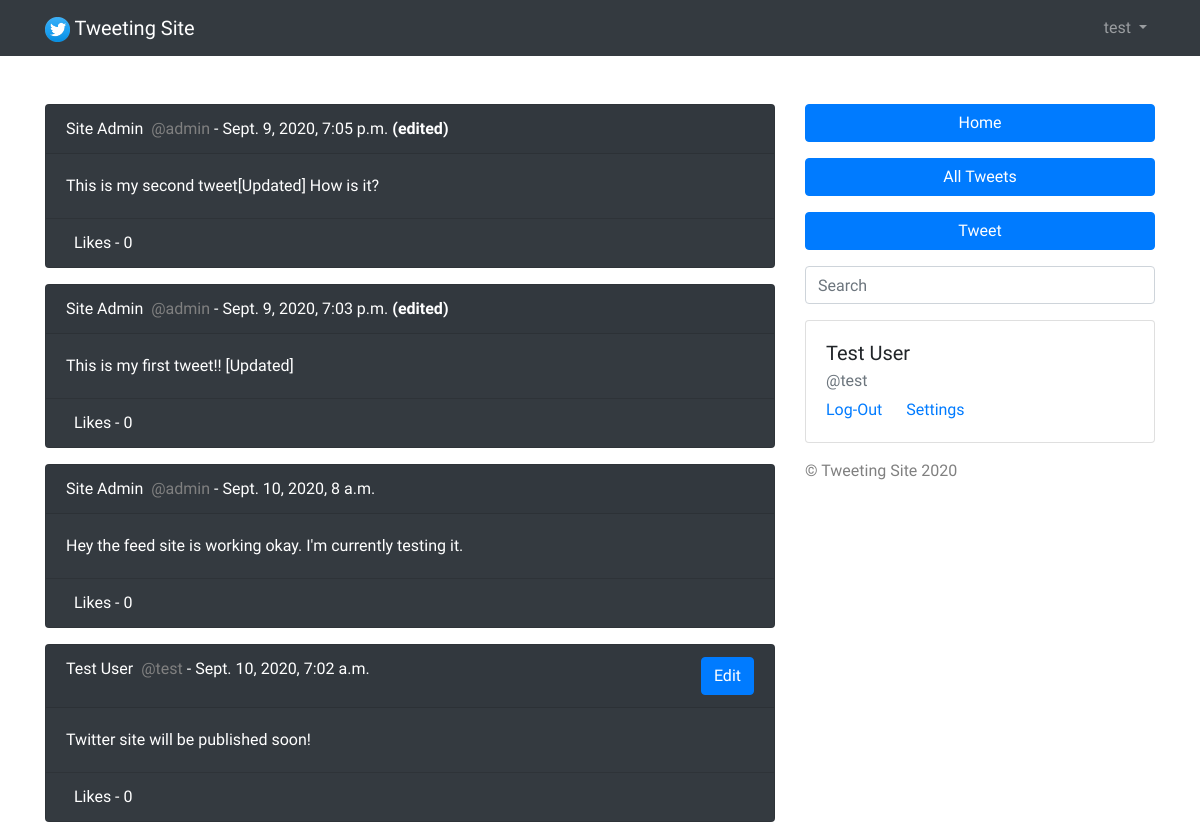
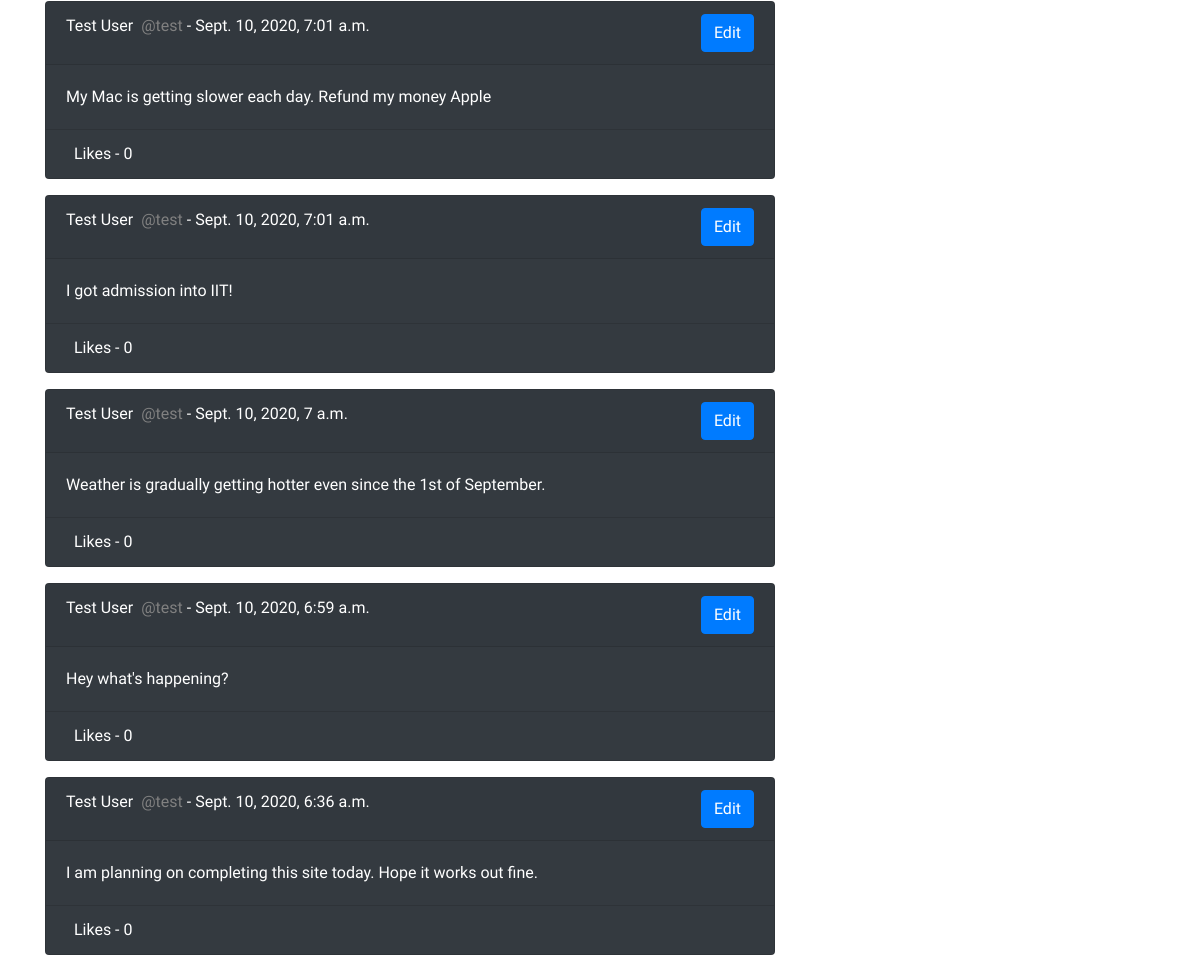
Before: /feed/ (signed in) with the older database file (2 pictures, top to bottom).
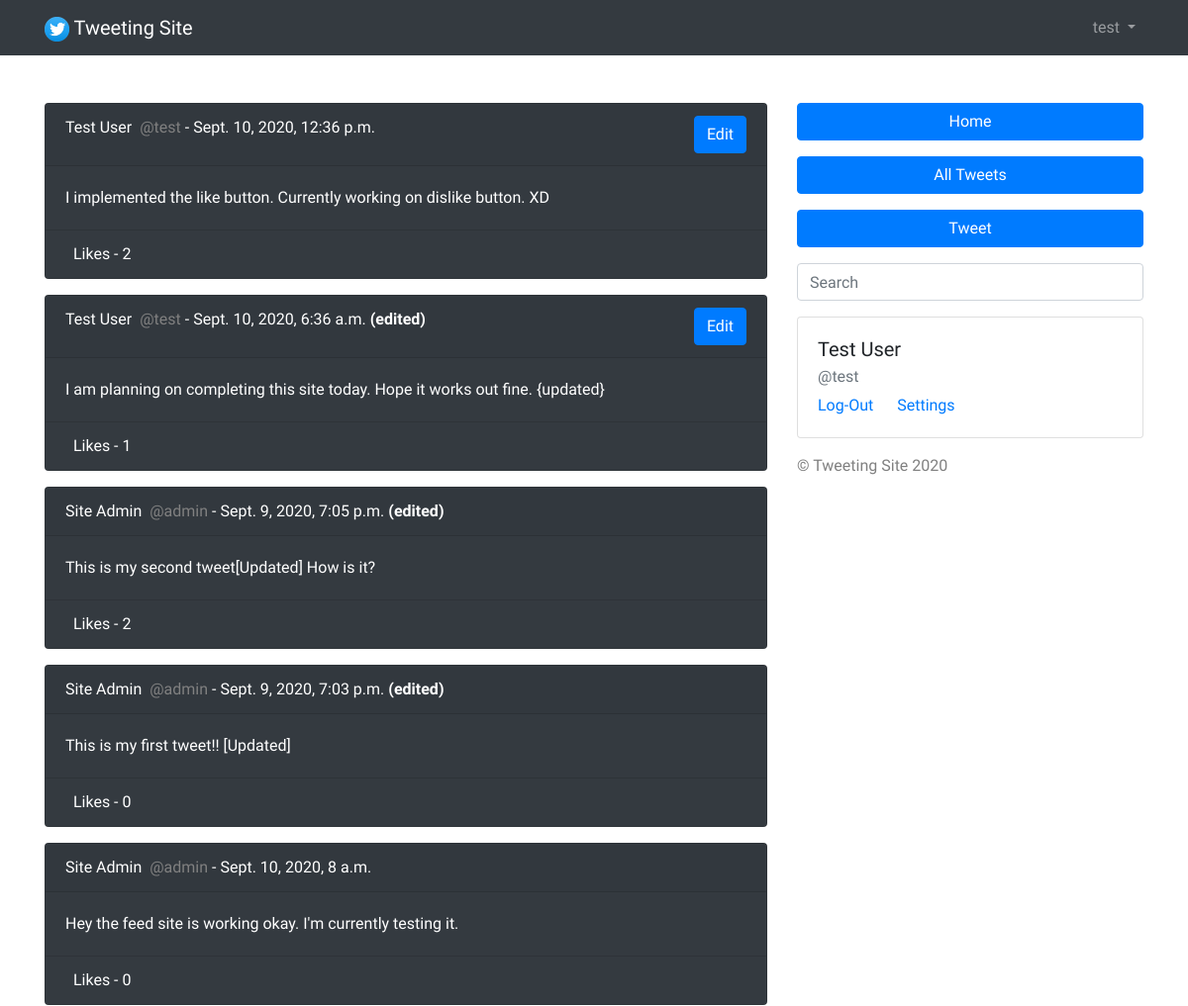
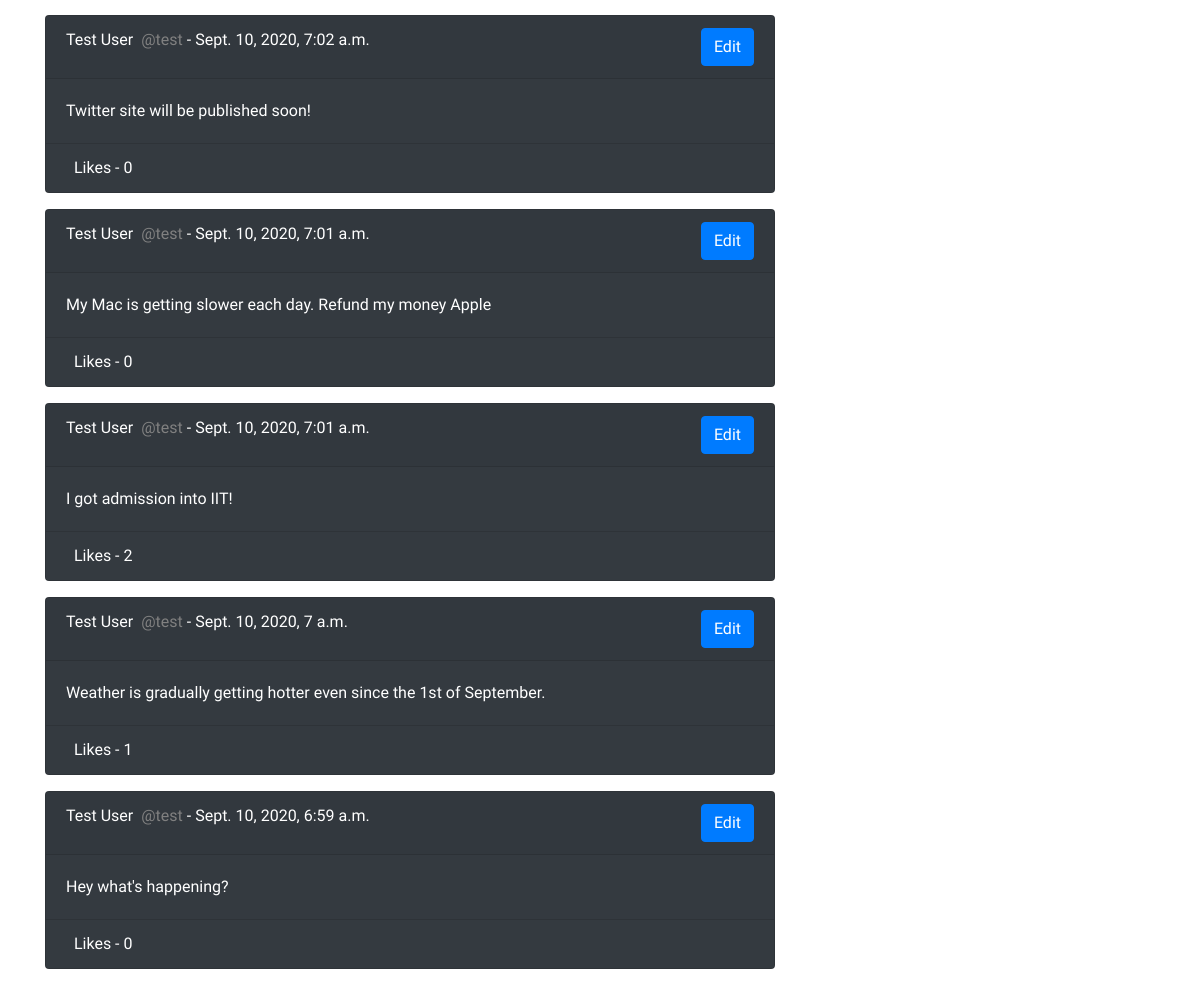
After: the same page with the newer database file (2 pictures, top to bottom).
### user/models.py (models this page shows)
class CustomUser(AbstractUser):
    def __str__(self):
        return self.username

### feed/models.py (models this page shows, shortened)
class Tweet(models.Model):
    body = models.TextField(max_length=255, null=False, blank=False)
    date_published = models.DateTimeField(auto_now_add=True, verbose_name='date published')
    date_updated = models.DateTimeField(auto_now=True, verbose_name='date updated')
    author = models.ForeignKey(settings.AUTH_USER_MODEL, on_delete=models.CASCADE)
    likes = models.ManyToManyField(settings.AUTH_USER_MODEL, related_name='tweets')
    slug = models.SlugField(blank=True, unique=True)

### feed/views.py (the view)
# urls.py: path('', feed_view, name='feed'),
def feed_view(request):
    context = {}
    query = ""
    if request.GET:
        query = request.GET['q']
        context['query'] = str(query)
    tweets = sorted(get_tweet_queryset(query), key=attrgetter('date_updated'), reverse=True)
    context['tweets'] = tweets
    return render(request, 'feed/feed.html', context)

### feed/views.py (called while the page is built)
def get_tweet_queryset(query=None):
    queryset = []
    print(type(query))
    queries = query.split(" ")
    for q in queries:
        posts = Tweet.objects.filter(
            Q(body__icontains=q) |
            Q(author__username__icontains=q) |
            Q(author__first_name__icontains=q) |
            Q(author__last_name__icontains=q)
        ).distinct()
        for post in posts:
            queryset.append(post)
    return list(set(queryset))

### feed/templates/feed/feed.html
{% extends 'base.html' %}
{% load static %}
{% block content %}
<div class="container mt-5">
<div class="row">
    <div class="col-8">
        {% if tweets %}
        {% for item in tweets %}
            <div>
                {% include 'feed/tweet_snippet.html' with tweet=item %}
            </div>
        {% endfor %}
        {% else %}
            <div>
                {% include 'feed/tweet_snippet.html' with query=query %}
            </div>
        {% endif %}
    </div>
    <div class="col-4">
        {% include 'feed/sidebar.html' %}
    </div>
</div>
</div>
{% endblock %}

### templates/base.html (shortened to what this page needs)
{% load static %}
<!DOCTYPE html>
<html>
  <head>
    <link rel="stylesheet" href="https://stackpath.bootstrapcdn.com/bootstrap/4.5.2/css/bootstrap.min.css">
    <link rel="stylesheet" href="{% static 'css/style.css' %}">
  </head>
  <body>
    {% if user.is_authenticated %}
     {% include 'navbar.html' %}
    {% endif %}
    {% block body %}
    {% block content %}
    {% endblock %}
    {% endblock %}
  </body>
</html>

### templates/navbar.html (shortened to what this page needs)
{% load static %}
{% if user.is_authenticated %}
<nav class="navbar navbar-expand-lg navbar-dark bg-dark">
  <div class="container">
  <a class="navbar-brand" href="{% url 'home' %}">
    <img src="{% static 'images/logo.png' %}" alt="" height="25px" width="25px">
    Tweeting Site
  </a>
  <div class="collapse navbar-collapse" id="navbarNavDropdown">
    <ul class="navbar-nav ml-auto">
      <li class="nav-item dropdown">
        <a class="nav-link dropdown-toggle" href="#" id="navbarDropdownMenuLink" role="button" data-toggle="dropdown" aria-haspopup="true" aria-expanded="false">
          {{ user.username }}
        </a>
      </li>
    </ul>
  </div>
  </div>
</nav>
{% endif %}

### feed/templates/feed/tweet_snippet.html (shortened to what this page needs)
{% if tweets %}
<div class="container">
    <div class="row">
        <div class="card text-white bg-dark mb-3" style="width: 100%;">
            <div class="card-header">{{tweet.author.first_name}} {{tweet.author.last_name}}&nbsp;&nbsp;<span style="color: gray;">@{{tweet.author.username}}</span> - {{tweet.date_published}}
                {% if tweet.date_published|date:"YmdHis" < tweet.date_updated|date:"YmdHis" %}
                    <b>(edited)</b>
                {% endif %}
                {% if tweet.author == request.user %}
                    <a href="{% url 'tweet_edit' tweet.slug %}"><button class="btn btn-primary float-right">Edit</button></a>
                {% endif %}
            </div>
            <a href="{% url 'tweet_detail' tweet.slug %}" style="text-decoration: none; color: white;">
              <div class="card-body">
                <p class="card-text">{{tweet.body}}</p>
              </div>
            </a>
          <div class="card-footer text-white bg-dark">
              &nbsp;&nbsp;Likes - {{ tweet.likes.count }}
          </div>
        </div>
    </div>
</div>
{% endif %}

### feed/templates/feed/sidebar.html (shortened to what this page needs)
<a href="{% url 'feed' %}" class="btn btn-primary btn-block" type="button">Home</a>
<a href="{% url 'all_tweets' %}" class="btn btn-primary btn-block mt-3" type="button">All Tweets</a>
<a href="{% url 'create' %}" class="btn btn-primary btn-block mt-3" type="button">Tweet</a>
<div class="mt-3">
    <form action="" method="get">
        <input type="text" class="form-control" name="q" id="id_q" placeholder="Search">
    </form>
</div>
<div class="mt-3">
    <div class="card" style="width: 100%;">
        <div class="card-body">
            <h5 class="card-title">{{user.first_name}} {{user.last_name}}</h5>
            <h6 class="card-subtitle mb-2 text-muted">@{{user.username}}</h6>
            <a href="{% url 'account_logout' %}" class="card-link">Log-Out</a>
            <a href="{% url 'modify_account' %}" class="card-link">Settings</a>
        </div>
    </div>
</div>
<p style="color: gray;" class="mt-3">&copy; Tweeting Site 2020</p>

### static/css/style.css (style rules this page uses)
:root { --primary-color: #0275d8; --primary-light: #cce3f7; }
* { padding: 0; margin: 0; font-family: 'Source Sans Pro', sans-serif; }

Changed rows visible on the page:
added Tweet: author.first_name "Test", author.last_name "User", author.username "test", date_published "Sept. 10, 2020, 12:36 p.m.", shows "Edit", body "I implemented the like button. Currently working on dislike button. XD", likes.count "2"
changed Tweet: body "I am planning on completing this site today. Hope it works out fine." → "I am planning on completing this site today. Hope it works out fine. {updated}"; likes.count "0" → "1"; now shows "(edited)"; moves up the list
computed for Tweet "Sept. 9, 2020, 7:05 p.m.": likes.count "0" → "2"
computed for Tweet "I got admission into IIT!": likes.count "0" → "2"
computed for Tweet "Sept. 10, 2020, 7 a.m.": likes.count "0" → "1"
